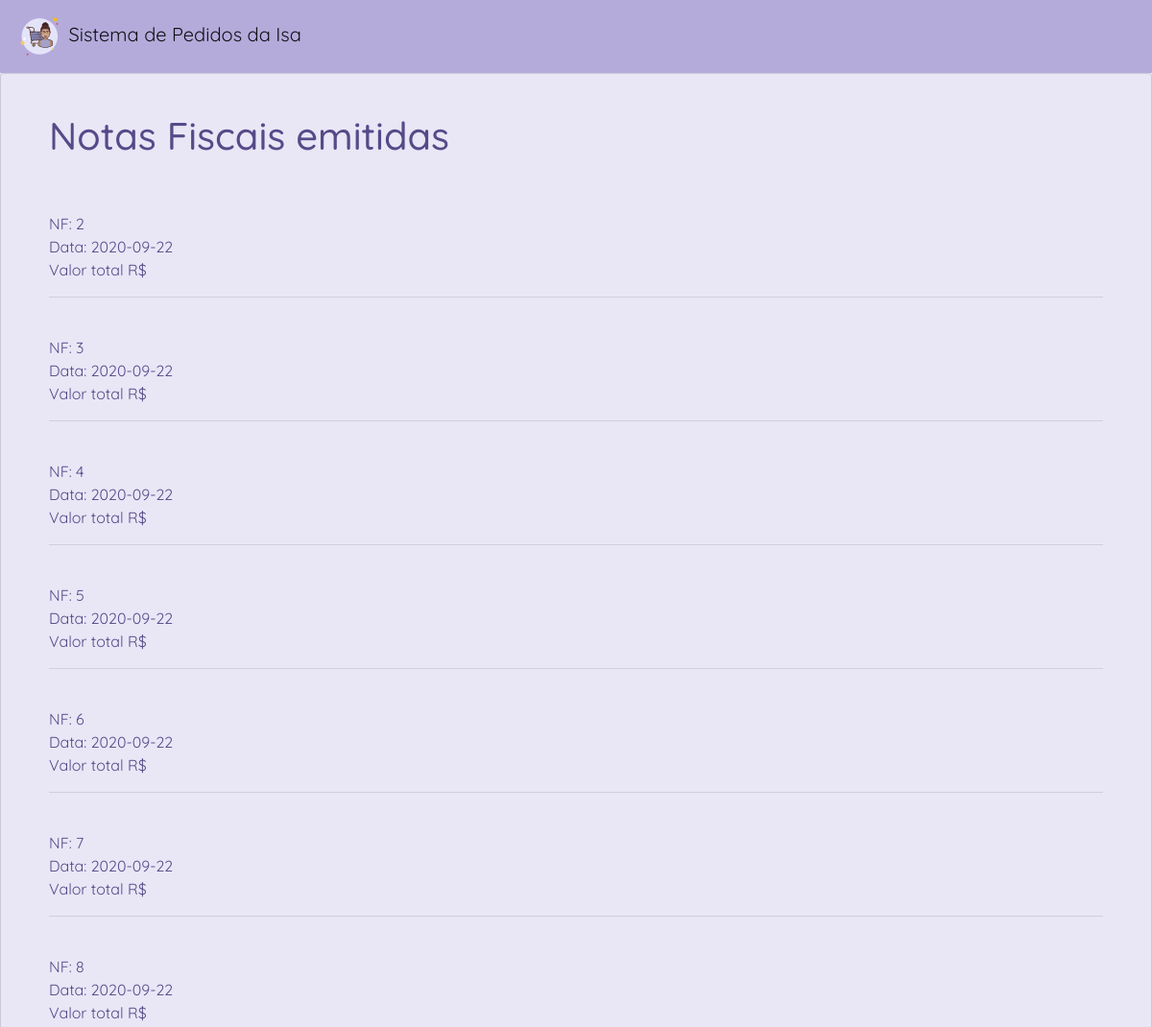
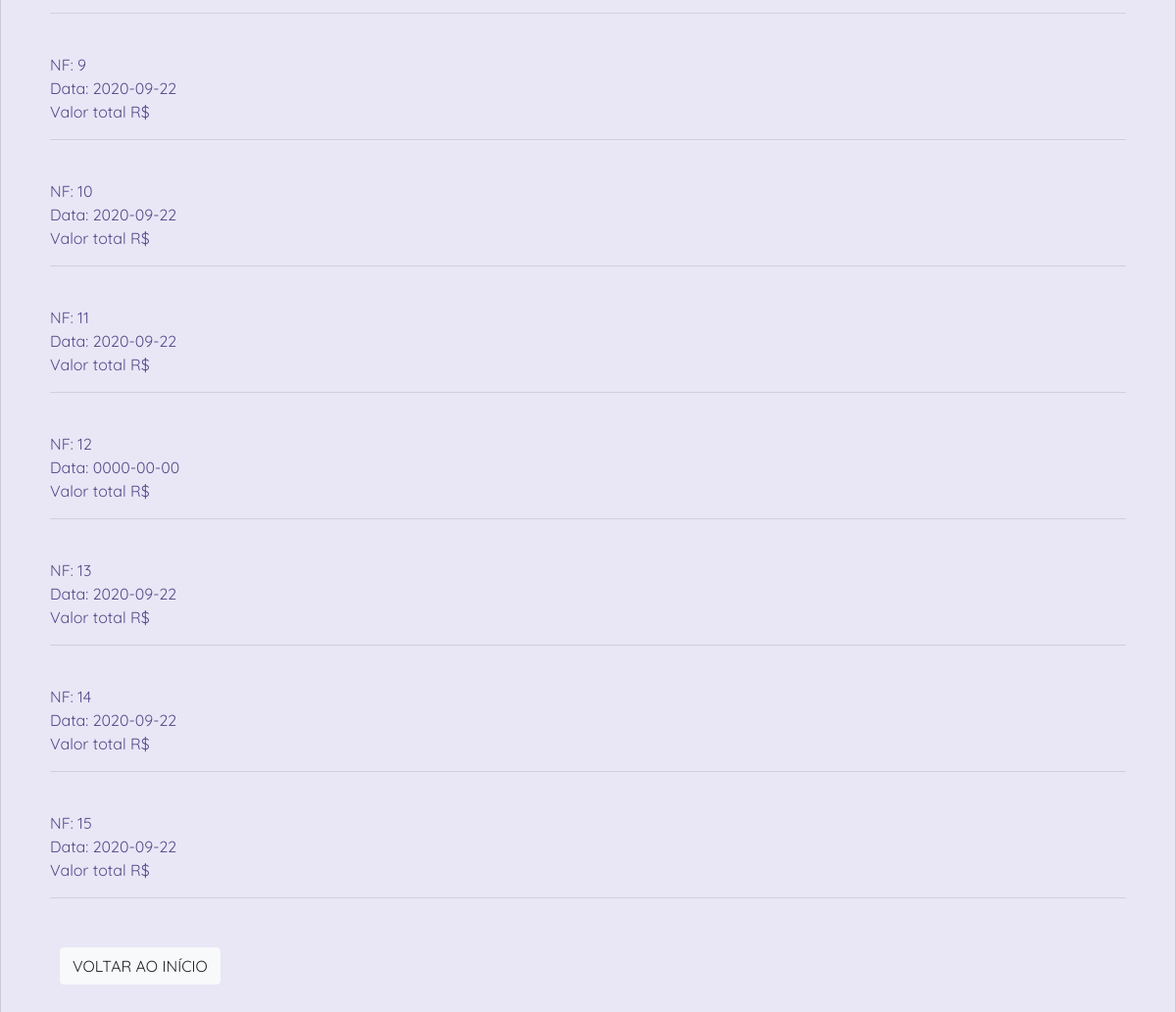
Page /ver_nf.php on the committed database (2 pictures, top to bottom).
### tables this page shows
CREATE TABLE `nota_fiscal` (
  `nf` int(11) NOT NULL,
  `data` date DEFAULT NULL,
  `valor_total` decimal(7,2) DEFAULT NULL
);

### ver_nf.php (the view, shortened to what this page needs)
<!DOCTYPE html>
<html>
<head>
    <?php
    include 'cabecalho.php';
    ?>
</head>
<body>
    <div>
        <div class="card">
            <div class="card-danger data">
                <h1>Notas Fiscais emitidas</h1>
                <br>
                <?php
                    include 'conecta.php';
                    $consulta = "SELECT * FROM nota_fiscal";
                    foreach ($conexao -> query($consulta) as $linha){
                            echo "<br>NF: ".$linha['nf'] ."<br>";
                            echo "Data: ".$linha['data'] ."<br>";
                            echo "Valor total R$".$linha['valor_total'] ."<br>";
                                echo "<hr>";
                    }
                    echo "<br>";
                ?>
     <p><a href="index.php" class="btn btn-light">VOLTAR AO INÍCIO</a></p>
            </div>
        </div>
    </div>
</body>
</html>

### cabecalho.php (shortened to what this page needs)
<!DOCTYPE html>
<html>
<head>
	<link rel="stylesheet" type="text/css" href="css/bootstrap.css">
	<link rel="stylesheet" type="text/css" href="css/bootstrap-grid.css">
	<link rel="stylesheet" type="text/css" href="css/bootstrap-reboot.css">
	<link rel="stylesheet" type="text/css" href="css/style.css">
</head>
<body>
	<nav class="navbar navbar-light" style="background-color: #b4abdb;">
  		<a class="navbar-brand" href="#">
    		<img src="img/icon.png" class="" alt="">
    		Sistema de Pedidos da Isa
  		</a>
	</nav>
</body>
</html>

### css/style.css (style rules this page uses)
body { margin: 0; padding: 0; background-image: "img/login2.png"; background-size: cover; font-family: 'Quicksand', sans-serif; background-color: #edebf4; }
.card-danger { margin: 50px; margin-top: 40px; }
.card { margin-top: 0; background-color: #e9e6f6; color: #564a88; }
.btn { margin:10px; }

### rows in the picture
nota_fiscal: nf "2", data "2020-09-22"
nota_fiscal: nf "3", data "2020-09-22"
nota_fiscal: nf "4", data "2020-09-22"
nota_fiscal: nf "5", data "2020-09-22"
nota_fiscal: nf "6", data "2020-09-22"
nota_fiscal: nf "7", data "2020-09-22"
nota_fiscal: nf "8", data "2020-09-22"
nota_fiscal: nf "9", data "2020-09-22"
nota_fiscal: nf "10", data "2020-09-22"
nota_fiscal: nf "11", data "2020-09-22"
nota_fiscal: nf "12", data "0000-00-00"
nota_fiscal: nf "13", data "2020-09-22"
nota_fiscal: nf "14", data "2020-09-22"
nota_fiscal: nf "15", data "2020-09-22"
